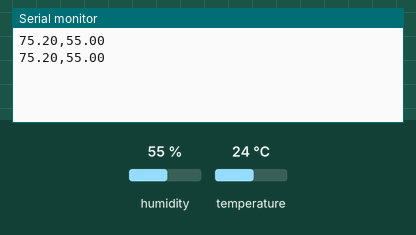
Recording of a sketch running on a simulated Arduino Uno, built with avr-gcc and run on an emulated ATmega328P. Parts: the last lines printed to the serial monitor. The inputs (shaded band) are chosen by the test bench; at power-on: humidity 55 %, temperature 24 °C.

Above: at 10.8 s.
10.9 s: humidity set to 22 %
At 15.5 s:
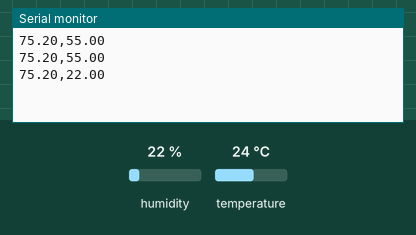
18.4 s: temperature set to 12 °C
At 20.9 s:
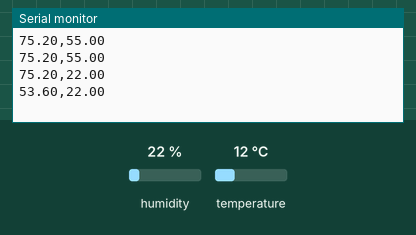
25.9 s: humidity set to 40 %
At 30.5 s:
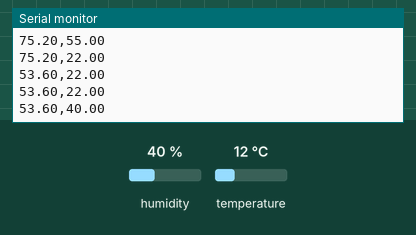
Timing chart, 0 to 32.0 s (numbered marks = the images above; inputs shaded):
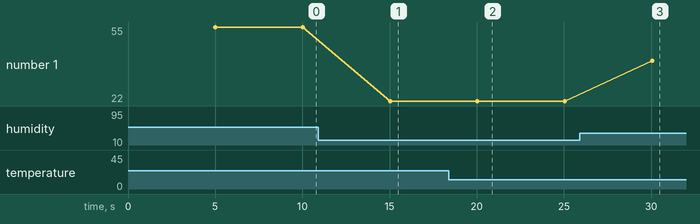

Measured:
- after the input at 10.9 s, the serial monitor: prints a new line after 4.1 s (image 1)
- after the input at 18.4 s, the serial monitor: prints a new line after 1.6 s (image 2)
- after the input at 25.9 s, the serial monitor: prints a new line after 4.2 s (image 3)
- plotted number 1: 55 → 22 after the input at 10.9 s, 22 → 40 after the input at 25.9 s

The sketch:

dht22.ino
```cpp
// Using: https://github.com/ringerc/Arduino-DHT22
// Alternative: http://playground.arduino.cc/Main/DHTLib
#include <DHT22.h>

// Data pin for the DHT22
// Connect a 4.7K resistor between VCC and the data pin
#define DHT22_PIN 13

// Setup a DHT22 instance
DHT22 dht( DHT22_PIN );

// Setup serial communication
void setup( void )
{
  Serial.begin( 9600 );
}

// Infinite loop
void loop( void )
{
  float celcius = 0;
  float farenheit = 0;

  DHT22_ERROR_t error;

  // Sensor requires a warm-up after powering on
  // Can only be read every few seconds
  delay( 5000 );

  // Get the error code from the DHT22
  error = dht.readData();

  // Use the error code to determine next steps
  switch( error )
  {
    // No error is good
    // Send off the temperature and humidity
    case DHT_ERROR_NONE:
      celcius = dht.getTemperatureC();
      farenheit = ( 1.8 * celcius ) + 32;

      Serial.print( farenheit );
      Serial.print( "," );
      Serial.println( dht.getHumidity() );

      break;

    // Other possible errors
    case DHT_ERROR_CHECKSUM:
      Serial.println( "E,1");
      break;

    case DHT_BUS_HUNG:
      Serial.println( "E,2" );
      break;

    case DHT_ERROR_NOT_PRESENT:
      Serial.println( "E,3" );
      break;

    case DHT_ERROR_ACK_TOO_LONG:
      Serial.println( "E,4" );
      break;

    case DHT_ERROR_SYNC_TIMEOUT:
      Serial.println( "E,5" );
      break;

    case DHT_ERROR_DATA_TIMEOUT:
      Serial.println( "E,6" );
      break;

    case DHT_ERROR_TOOQUICK:
      Serial.println( "E,7" );
      break;
  }
}
```
